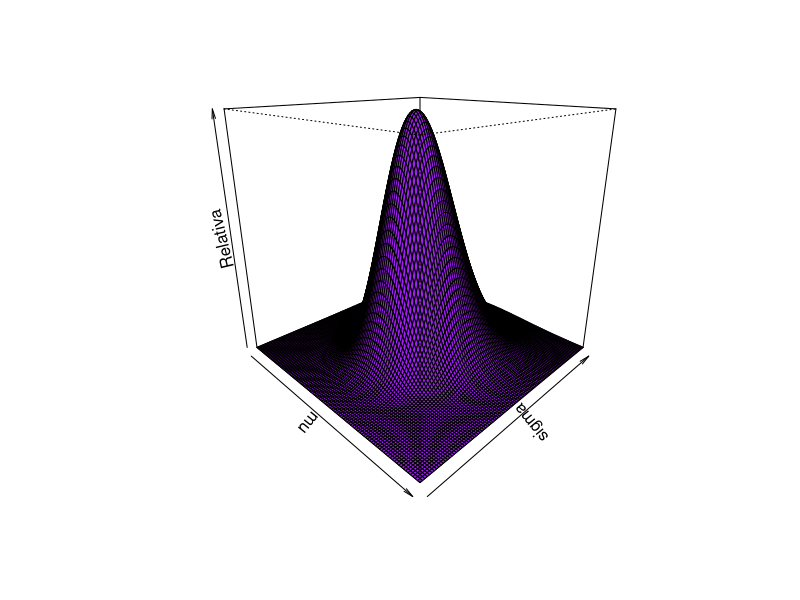
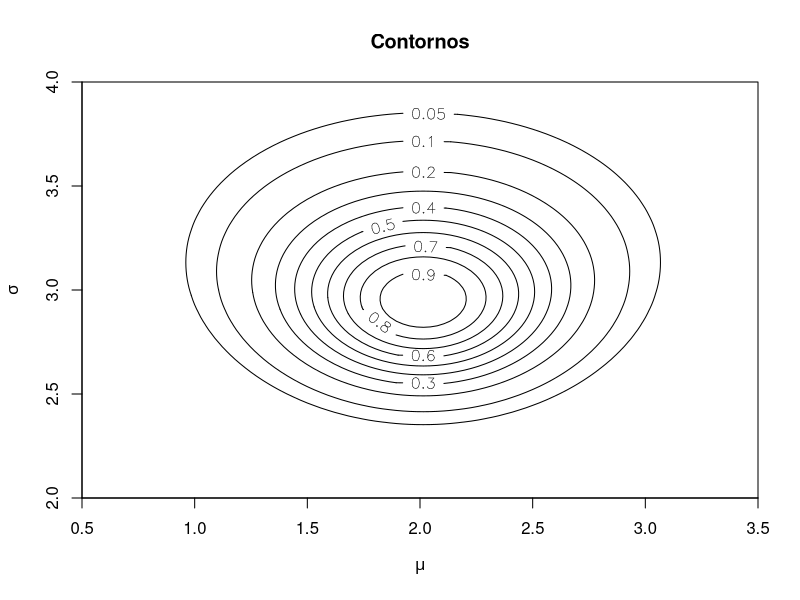
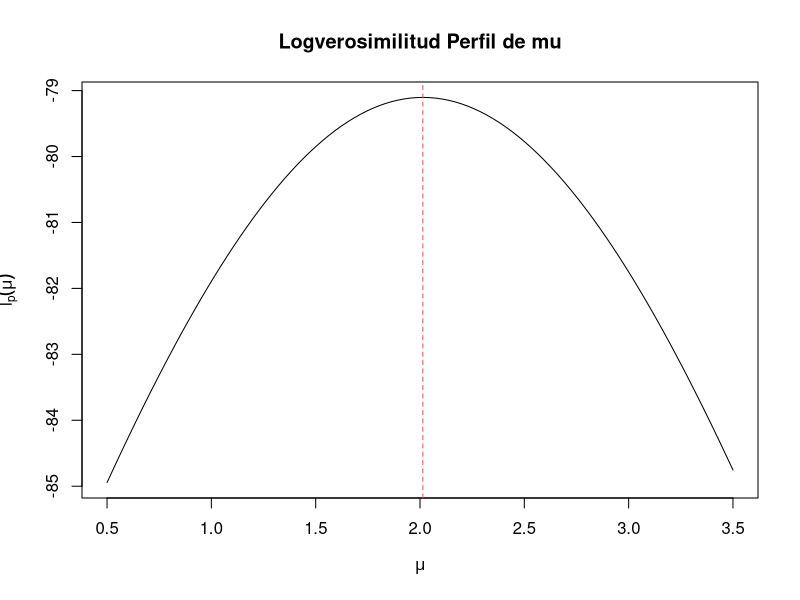
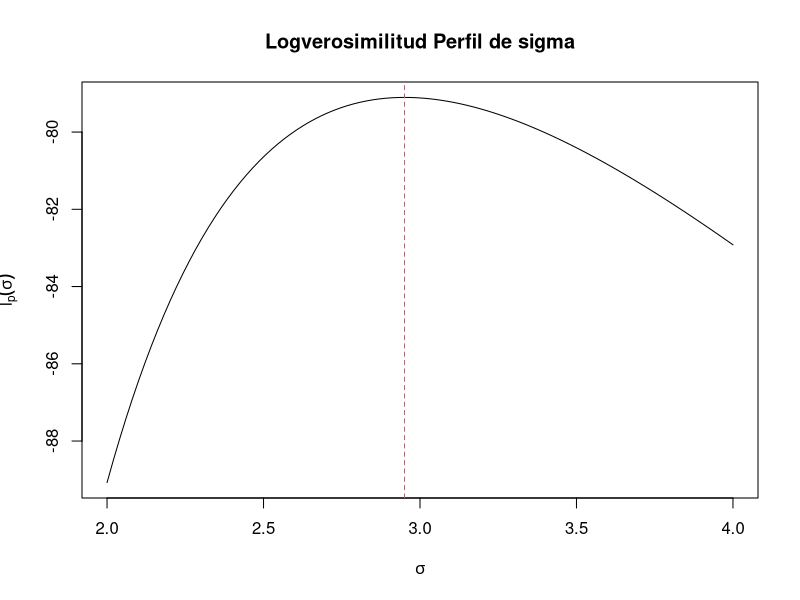
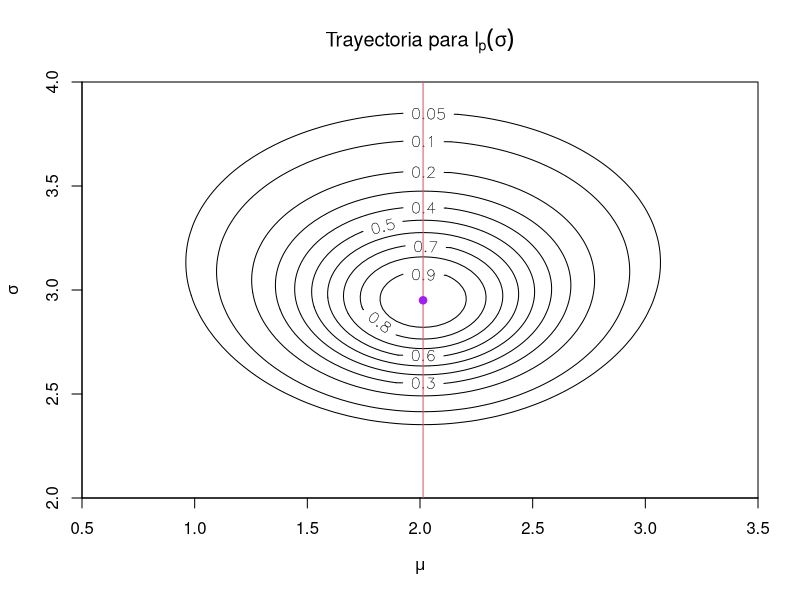
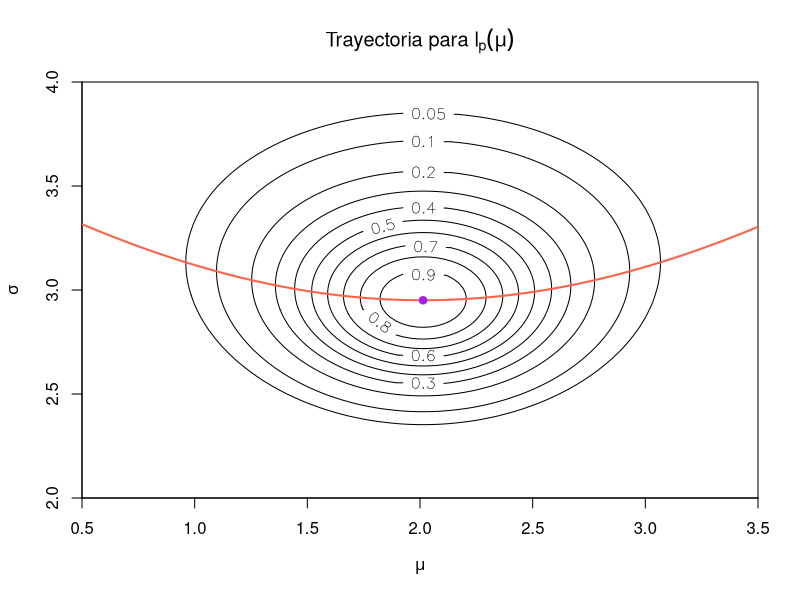
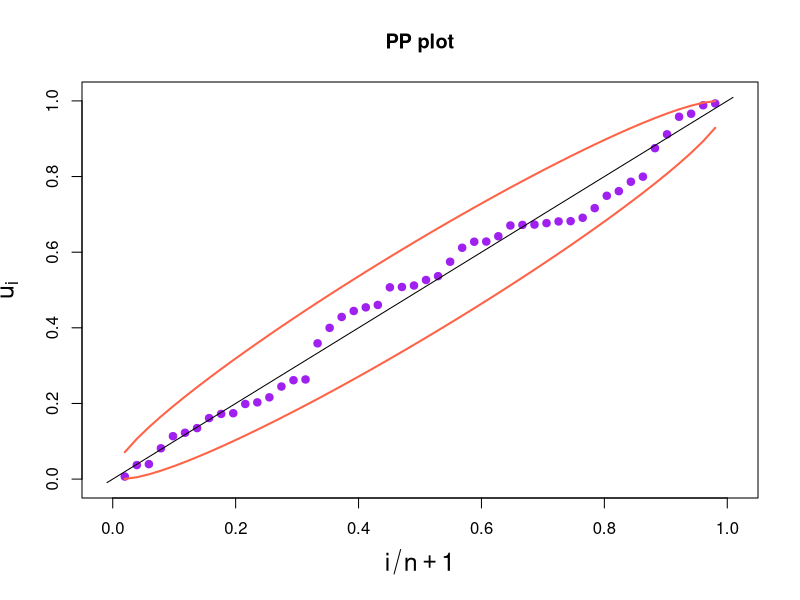
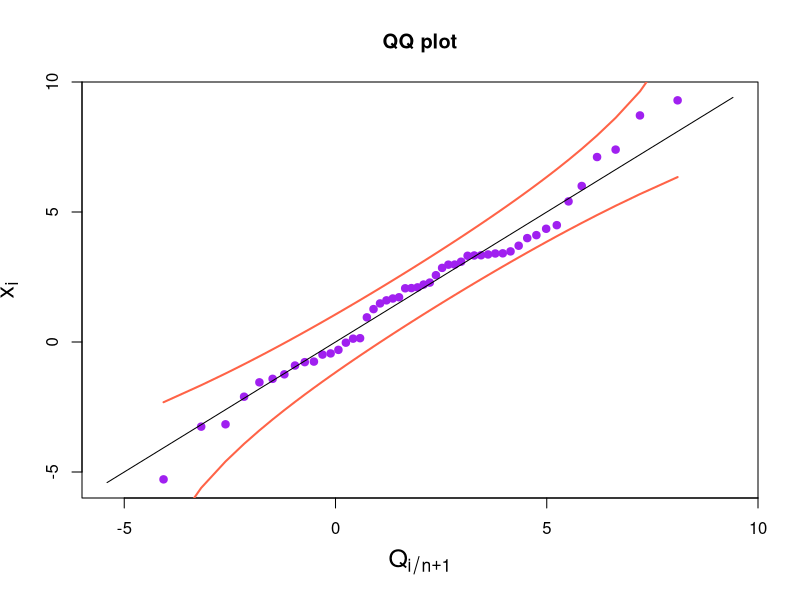

Recreate these plots in R, in order.
## Irving Gómez
## 13 September 2019

set.seed(111)
nn <- 50
mm <- 2.5
ss <- 2.5
muestra = rnorm(nn,mm,ss)

emv <- c(mean(muestra),
         sqrt((nn-1)/nn)*sd(muestra)) # 2.013931 2.950755

# Funcion de logverosimilitud global
logver <- function(theta, x = muestra){
  mu     <- theta[1]
  sigma  <- theta[2]
  n      <- length(x)
  t1     <- sum(x)
  t2     <- sum(x^2)
  return(-n*log(sigma)-1/(2*sigma^2)*(t2-2*mu*t1+n*mu^2))
}

# En el caso de EMV por optimizacion numerica usamos 
# funcion auxiliar para maximizar
# notar que se trata de menos la logverosimilitud ya que la funcion
# "optim" minimiza

faux <- function(theta){
  -logver(theta, x = muestra)
}

tilde.mu    <- median(muestra)            
tilde.sigma <- abs(muestra[1]-muestra[2]) 

# Valores Iniciales
c(tilde.mu, tilde.sigma) # 2.155335 1.414891

# Funcion "optim"
emv.optim <- optim(c(tilde.mu, tilde.sigma), faux)$par
emv.mu <- emv.optim[1]
emv.sigma <- emv.optim[2]

# Maximos Verosimiles
emv.optim # 2.013606 2.950522

# Funcion de verosimilitud relativa
Relativa <- function(mu, sigma, x = muestra){
  theta <- c(mu, sigma)
  exp(logver(theta, x)-logver(emv.optim, x))
}

aux <- Vectorize(Relativa, vectorize.args = c('mu', 'sigma'))

# Calculemos la verosimilitud relativa para una rejilla de valores de mu y de sigma
nmu <- 100
nsigma  <- 100

mu_seq <- seq(0.5, 3.5, length=nmu)
sigma_seq  <- seq(2, 4, length=nsigma)

Relativa.grid = outer(mu_seq, sigma_seq, aux)

x11()
persp(mu_seq, sigma_seq, Relativa.grid,
      theta=45,
      phi=20,
      zlim=c(0,1),
      xlab=expression(mu),
      ylab=expression(sigma),
      zlab="Relativa", col="purple")

# Contornos de verosimilitud
x11()
contour(mu_seq, sigma_seq, Relativa.grid, main='Contornos',
        levels=c(0.05,0.1,0.2,0.3,0.4,0.5,0.6,0.7,0.8,0.9),
        labels=c(0.05,0.1,0.2,0.3,0.4,0.5,0.6,0.7,0.8,0.9),
        labcex=1,xlim=c(0.5,3.5),ylim=c(2,4),
        xlab=expression(mu),
        ylab=expression(sigma),
        cex.lab=1,
        cex.axis=1,
        xaxs="i",
        yaxs="i")

# logversomilitud perfil de mu
lpmu <- function(mu, x = muestra){
  n  <- length(x)
  t1 <- sum(x)
  t2 <- sum(x^2)
  w  <- t2-2*mu*t1+n*mu^2
  return(-n/2*(1+log(w/n)))
}

lp_mu <- sapply(mu_seq, lpmu)

x11()
plot(mu_seq, lp_mu, type="l",col=1,lwd=1,
     main="Logverosimilitud Perfil de mu",
     xlab=expression(mu),
     ylab=expression(l[p](mu)))

abline(v=emv.mu,col=2,lty=2)

# logverosimilitud perfil de sigma
lpsigma <- function(sigma, x = muestra){
  n  <- length(x)
  t1 <- sum(x)
  t2 <- sum(x^2)
  return(-n*log(sigma)-1/(2*sigma^2)*(t2-t1^2/n))
}

lp_sigma <- sapply(sigma_seq, lpsigma)

x11()
plot(sigma_seq, lp_sigma, type="l",col=1,lwd=1,
     main="Logverosimilitud Perfil de sigma",
     xlab=expression(sigma),
     ylab=expression(l[p](sigma)))

abline(v=emv.sigma,col=2,lty=2)

# La trayectoria que se sigue para obtener verosimilitud perfil de sigma
x11()
contour(mu_seq, sigma_seq, Relativa.grid,
        main=expression(paste('Trayectoria para ', l[p](sigma))),
        levels=c(0.05,0.1,0.2,0.3,0.4,0.5,0.6,0.7,0.8,0.9),
        labels=c(0.05,0.1,0.2,0.3,0.4,0.5,0.6,0.7,0.8,0.9),
        labcex=1,xlim=c(0.5,3.5),ylim=c(2,4),
        xlab=expression(mu),
        ylab=expression(sigma),
        cex.lab=1,
        cex.axis=1,
        xaxs="i",
        yaxs="i")

abline(v=emv.mu,col=2)
points(emv.mu, emv.sigma, col='purple', pch=19)

sigma.rest <- function(mu, x = muestra){
  n  <- length(x)
  t1 <- sum(x)
  t2 <- sum(x^2)
  return(sqrt((t2-2*mu*t1+n*mu^2)/n))
}
  
sigma.rest_seq <- sapply(mu_seq, sigma.rest)

# La trayectoria que se sigue para obtener verosimilitud perfil de mu
x11()
contour(mu_seq, sigma_seq, Relativa.grid,
        main=expression(paste('Trayectoria para ', l[p](mu))),
        levels=c(0.05,0.1,0.2,0.3,0.4,0.5,0.6,0.7,0.8,0.9),
        labels=c(0.05,0.1,0.2,0.3,0.4,0.5,0.6,0.7,0.8,0.9),
        labcex=1,xlim=c(0.5,3.5),ylim=c(2,4),
        xlab=expression(mu),
        ylab=expression(sigma),
        cex.lab=1,
        cex.axis=1,
        xaxs="i",
        yaxs="i")

points(mu_seq, sigma.rest_seq, type='l', col='tomato', lwd=2)
points(emv.mu, emv.sigma, col='purple', pch=19)

#PP plot
alphas <- seq(1/(nn+1), nn/(nn+1), length = nn)
pp     <- pnorm(sort(muestra), mean = emv.mu, sd = emv.sigma)
us_l   <- qbeta(0.025, 1:nn, (nn+1)-(1:nn))
us_u   <- qbeta(0.975, 1:nn, (nn+1)-(1:nn))

x11()
plot(alphas, pp,
     pch=19,
     col='purple',
     main="PP plot",
     xlab=expression(i/n+1),
     ylab=expression(u[i]),
     cex.lab=1.5,
     xlim=c(-0.05,1.05),
     ylim=c(-0.05,1.05),
     xaxs="i",
     yaxs="i")
curve(1*x, add = T)

points(alphas, us_l, type='l', col='tomato', lwd=2)
points(alphas, us_u, type='l', col='tomato', lwd=2)

#QQ plot
qq     <- qnorm(alphas, mean = emv.mu, sd = emv.sigma)
band_u_qq <- qnorm(us_u, mean = emv.mu, sd = emv.sigma)
band_l_qq <- qnorm(us_l, mean = emv.mu, sd = emv.sigma)

x11()
plot(qq, sort(muestra),
     pch=19,
     col='purple',
     main="QQ plot",
     xlab=expression(Q[i/n+1]),
     ylab=expression(x[i]),
     cex.lab=1.5,
     xlim=c(-6,10),
     ylim=c(-6,10),
     xaxs="i",
     yaxs="i")
curve(1*x, add = T)

points(qq, band_u_qq, type='l', col='tomato', lwd=2)
points(qq, band_l_qq, type='l', col='tomato', lwd=2)

# Funcion de distribucion empirica de nuestra muestra
F.emp<-ecdf(muestra)

# Bandas no parametricas
U <- function(x = muestra, alpha){
  n <- length(x)
  epsilon <- sqrt(log(2/alpha)/(2*n))
  ecdf    <- seq(1/n, n/n, length = n)
  out     <- c()
  for (i in 1:n){
    out <- c(out, min(ecdf[i]+epsilon,1))
  }
  return(out)
}

L <- function(x = muestra, alpha){
  n <- length(x)
  epsilon <- sqrt(log(2/alpha)/(2*n))
  ecdf    <- seq(1/n, n/n, length = n)
  out     <- c()
  for (i in 1:n){
    out <- c(out, max(ecdf[i]-epsilon,0))
  }
  return(out)
} 

# stepfun hace una funcion escalonadas, dando el lugar
# de los brincos y el tamanho de cada uno
# sapply aplica un vector a una funcion
xx <- seq(-6,10, length = 1000)

# bandas no parametricas
band_u <- sapply(xx,stepfun(sort(muestra),
                      c(U(x = muestra, 0.05),1)))

band_l <- sapply(xx,stepfun(sort(muestra),
                      c(0,L(x = muestra, 0.05))))
x11()
plot(F.emp,
     xlab="x", ylab=expression(paste(F[n](x), " & F(x)")),
     main="ECDF, verdadera CDF y bandas no parametricas",
     col="purple", lwd=2)
curve(pnorm(x, mean = mm, sd = ss), col='tomato', lwd=2, add=TRUE)
points(xx, band_u, type = 'l', col="forestgreen", lwd=2)
points(xx, band_l, type = 'l', col="forestgreen", lwd=2)

# bandas parametricas
band_u_param <- F.emp(xx)+
  qnorm(1-0.05/2)/sqrt(nn)*sqrt(F.emp(xx)*(1-F.emp(xx)))

band_u_param[which(band_u_param > 1)] <- 1

band_l_param <- F.emp(xx)-
  qnorm(1-0.05/2)/sqrt(nn)*sqrt(F.emp(xx)*(1-F.emp(xx)))

band_l_param[which(band_l_param < 0)] <- 0

x11()
plot(F.emp,
     xlab="x", ylab=expression(paste(F[n](x), " & F(x)")),
     main="ECDF, verdadera CDF y bandas parametricas",
     col="purple", lwd=2)
curve(pnorm(x, mean = mm, sd = ss), col='tomato', lwd=2, add=TRUE)
points(xx, band_u_param, type = 'l', col="forestgreen", lwd=2)
points(xx, band_l_param, type = 'l', col="forestgreen", lwd=2)


